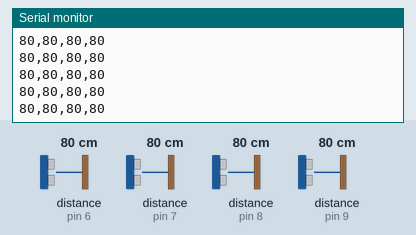
This sketch was run on a simulated Arduino Uno, built with avr-gcc and run on an emulated ATmega328P. Shown: the last lines printed to the serial monitor. Wiring (inferred from the names in the program): 4 × ultrasonic range finder: trigger pin 2, echo pin 6 / trigger pin 3, echo pin 7 / trigger pin 4, echo pin 8 / trigger pin 5, echo pin 9. The inputs (shaded band) are chosen by the test bench; at power-on: distance to the obstacle (sensors on pin 6, pin 7, pin 9, pin 8) 80 cm. The echo pulse lasts 58.3 µs per cm.

Above: at 1.2 s.
1.3 s: distance to the obstacle (sensor on pin 6) set to 2 cm
At 1.56 s:
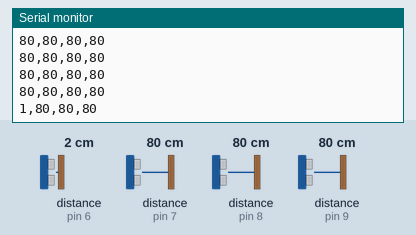
2.8 s: distance to the obstacle (sensor on pin 7) set to 18 cm
At 2.85 s:
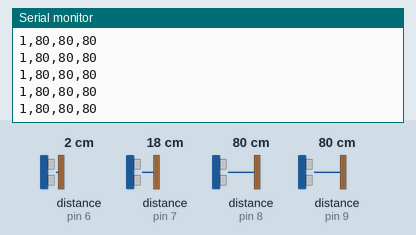
5.8 s: distance to the obstacle (sensor on pin 9) set to 120 cm
At 5.91 s:
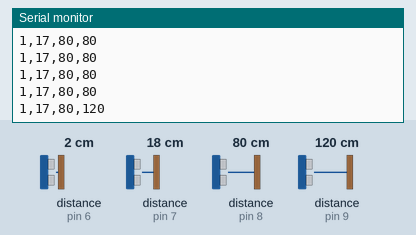
8.8 s: distance to the obstacle (sensor on pin 8) set to 2 cm
At 8.91 s:
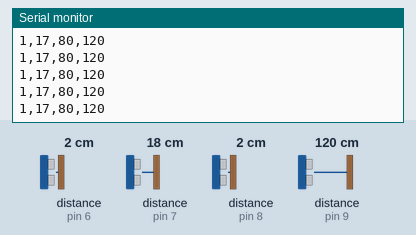
10.3 s: distance to the obstacle (sensor on pin 6) set to 120 cm
At 10.47 s:
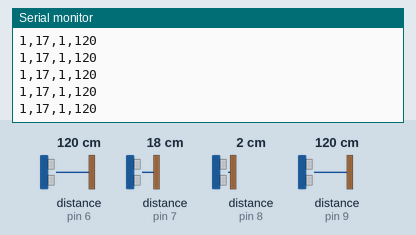
13.3 s: distance to the obstacle (sensor on pin 7) set to 2 cm
At 13.3 s:
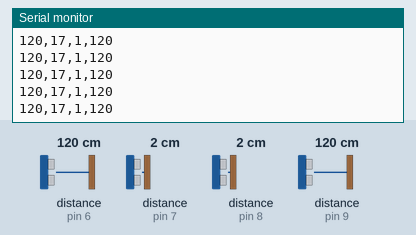
Timing chart, 0 to 15.8 s (numbered marks = the images above; inputs shaded):
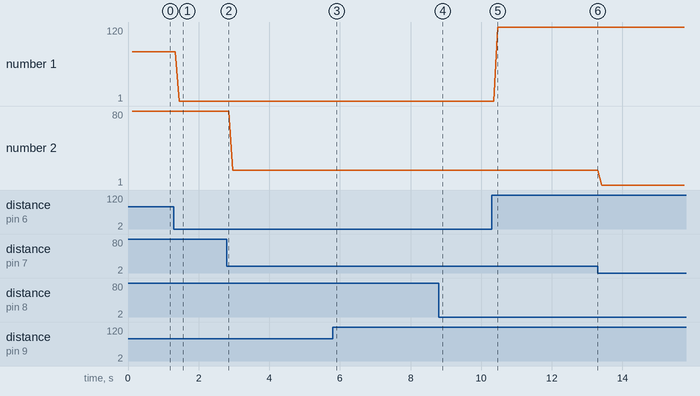

The sketch:

distances.ino
```cpp
const unsigned int BAUD_RATE=9600;

const unsigned int TRIG_PIN_FRONT=2;
const unsigned int TRIG_PIN_RIGHT=3;
const unsigned int TRIG_PIN_BACK=4;
const unsigned int TRIG_PIN_LEFT=5;

const unsigned int ECHO_PIN_FRONT=6;
const unsigned int ECHO_PIN_RIGHT=7;
const unsigned int ECHO_PIN_BACK=8;
const unsigned int ECHO_PIN_LEFT=9;

float pwm_value;
float angle = 0;

void setup() {
  //Initialisation des triggers
  pinMode(TRIG_PIN_FRONT, OUTPUT);
  pinMode(TRIG_PIN_RIGHT, OUTPUT);
  pinMode(TRIG_PIN_BACK, OUTPUT);
  pinMode(TRIG_PIN_LEFT, OUTPUT);

  //Initialisation des echos
  pinMode(ECHO_PIN_FRONT, INPUT);
  pinMode(ECHO_PIN_RIGHT, INPUT);
  pinMode(ECHO_PIN_BACK, INPUT);
  pinMode(ECHO_PIN_LEFT, INPUT);

  //Initialisation de la communication série
  Serial.begin(BAUD_RATE);
  Serial.setTimeout(1);
}

void loop() {
    //Envoi du signal de trigger pour l'avant
    digitalWrite(TRIG_PIN_FRONT, HIGH);
    delayMicroseconds(10);
    digitalWrite(TRIG_PIN_FRONT, LOW);

    //Récupération de la distance devant
    const unsigned long duration_front = pulseIn(ECHO_PIN_FRONT, HIGH);
    int distance_front = duration_front/29/2;

    //Envoi du signal de trigger pour la droite
    digitalWrite(TRIG_PIN_RIGHT, HIGH);
    delayMicroseconds(10);
    digitalWrite(TRIG_PIN_RIGHT, LOW);

    //Récupération de la distance à droite
    const unsigned long duration_right = pulseIn(ECHO_PIN_RIGHT, HIGH);
    int distance_right = duration_right/29/2;

    //Envoi du signal de trigger pour l'arrière
    digitalWrite(TRIG_PIN_BACK, HIGH);
    delayMicroseconds(10);
    digitalWrite(TRIG_PIN_BACK, LOW);

    //Récupération de la distance devant
    const unsigned long duration_back = pulseIn(ECHO_PIN_BACK, HIGH);
    int distance_back = duration_back/29/2;


    //Envoi du signal de trigger pour la droite
    digitalWrite(TRIG_PIN_LEFT, HIGH);
    delayMicroseconds(10);
    digitalWrite(TRIG_PIN_LEFT, LOW);

    //Récupération de la distance à droite
    const unsigned long duration_left = pulseIn(ECHO_PIN_LEFT, HIGH);
    int distance_left = duration_left/29/2;

    delay(100);

    //Envoi des distances dans les 4 directions
    Serial.print(String(String(distance_front)+","+String(distance_right)+","+String(distance_back)+","+String(distance_left))+"\n");
}
```

Measured:
- after the input at 1.3 s, the serial monitor: prints a new line after 0.15 s (image 1)
- after the input at 5.8 s, the serial monitor: prints a new line after 0.11 s (image 3)
- plotted number 1: 80 → 1 after the input at 1.3 s
- plotted number 2: 80 → 17 after the input at 2.8 s
